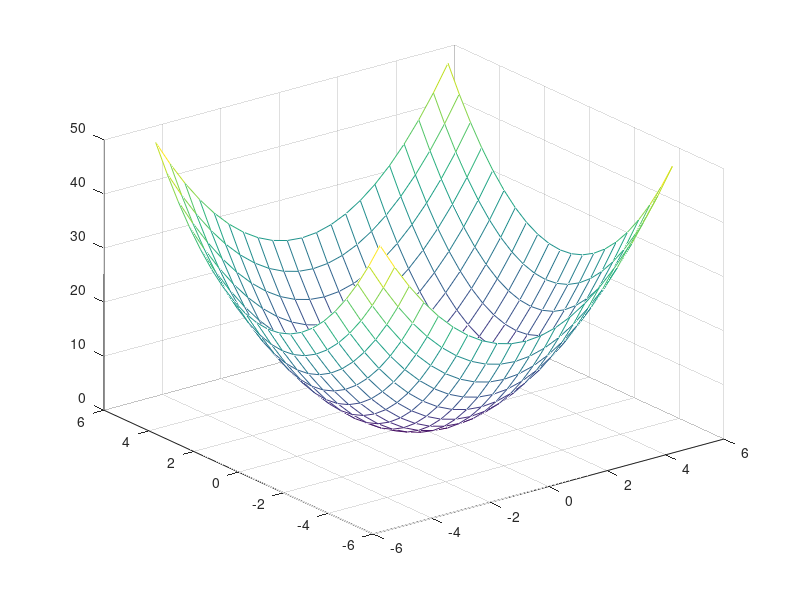

This figure's MATLAB source:
% Define the grid
x = -5:0.5:5; % X-axis values
y = -5:0.5:5; % Y-axis values
[X, Y] = meshgrid(x, y); % Create grid data

% Define Z as a function of X and Y
Z = X.^2 + Y.^2;

% Create a 3D mesh plot
mesh(X, Y, Z);

% Add labels and title
